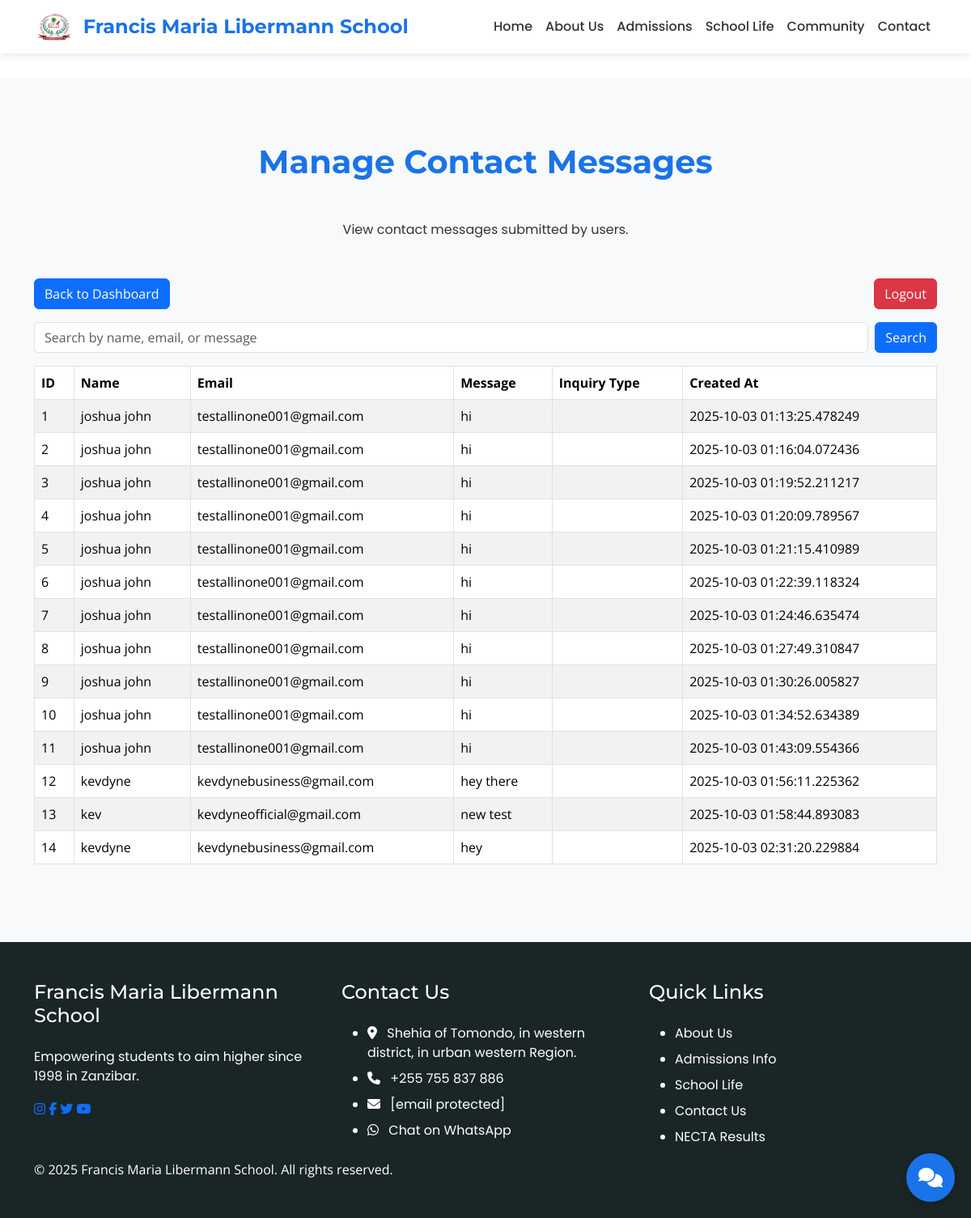
The app's page /admin/contacts (signed in), older data.
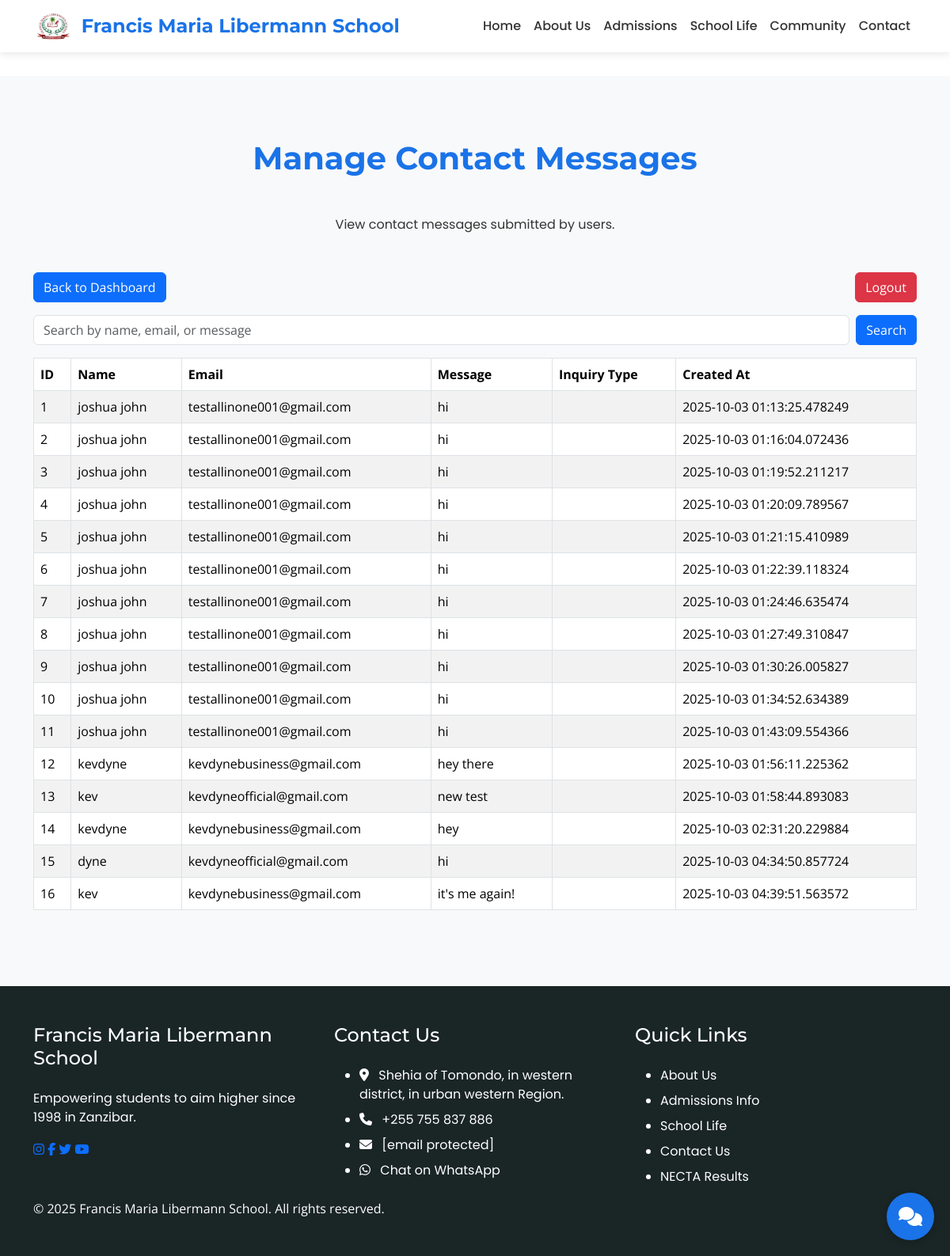
The same page, newer data.
### app/models.py (models this page shows, shortened)
class Contact(db.Model):
    id = db.Column(db.Integer, primary_key=True)
    name = db.Column(db.String(100), nullable=False)
    email = db.Column(db.String(120), nullable=False)
    message = db.Column(db.Text, nullable=False)
    created_at = db.Column(db.DateTime, default=datetime.utcnow)

### app/routes.py (the view, shortened to what this page needs)
@main.route('/admin/contacts', methods=['GET', 'POST'])
@login_required
def admin_contacts():
    search_query = request.form.get('search', '') if request.method == 'POST' else ''
    if search_query:
        contacts = Contact.query.filter(
            (Contact.name.ilike(f'%{search_query}%')) |
            (Contact.email.ilike(f'%{search_query}%')) |
            (Contact.message.ilike(f'%{search_query}%'))
        ).all()
    else:
        contacts = Contact.query.all()
    return render_template('admin_contacts.html', contacts=contacts, search_query=search_query)

### app/templates/admin_contacts.html
{% extends "base.html" %}
{% block content %}
<section class="section bg-light">
    <div class="container">
        <h2 class="section-title">Manage Contact Messages</h2>
        <p class="text-center mb-5">View contact messages submitted by users.</p>
        <div class="row mb-3">
            <div class="col-md-12">
                <a href="{{ url_for('main.admin_dashboard') }}" class="btn btn-primary">Back to Dashboard</a>
                <a href="{{ url_for('main.admin_logout') }}" class="btn btn-danger float-end">Logout</a>
            </div>
        </div>
        <div class="row mb-3">
            <div class="col-md-12">
                <form method="POST" class="d-flex">
                    <input type="text" name="search" class="form-control me-2" placeholder="Search by name, email, or message" value="{{ search_query }}">
                    <button type="submit" class="btn btn-primary">Search</button>
                </form>
            </div>
        </div>
        <div class="row">
            <div class="col-md-12">
                <table class="table table-bordered table-striped">
                    <thead>
                        <tr>
                            <th>ID</th>
                            <th>Name</th>
                            <th>Email</th>
                            <th>Message</th>
                            <th>Inquiry Type</th>
                            <th>Created At</th>
                        </tr>
                    </thead>
                    <tbody>
                        {% for contact in contacts %}
                        <tr>
                            <td>{{ contact.id }}</td>
                            <td>{{ contact.name }}</td>
                            <td>{{ contact.email }}</td>
                            <td>{{ contact.message }}</td>
                            <td>{{ contact.inquiry_type }}</td>
                            <td>{{ contact.created_at }}</td>
                        </tr>
                        {% endfor %}
                    </tbody>
                </table>
            </div>
        </div>
    </div>
</section>
{% endblock %}

### app/templates/base.html (shortened to what this page needs)
<!DOCTYPE html>
<html lang="en">
<head>
    <link rel="stylesheet" href="https://cdnjs.cloudflare.com/ajax/libs/font-awesome/6.5.1/css/all.min.css">
    <link href="https://cdn.jsdelivr.net/npm/bootstrap@5.3.3/dist/css/bootstrap.min.css" rel="stylesheet">
    <link rel="stylesheet" href="https://unpkg.com/aos@2.3.1/dist/aos.css">
    <link rel="stylesheet" href="{{ url_for('static', filename='styles.css') }}">
</head>
<body>
    <div id="content" style="display: none;">
        <nav class="navbar navbar-expand-lg navbar-light fixed-top" id="mainNav">
            <div class="container">
                <a class="navbar-brand" href="{{ url_for('main.index') }}" data-translate="Francis Maria Libermann School">
                    <img src="{{ url_for('static', filename='assets/logo.jpeg') }}" alt="FML Logo" style="height: 40px; display: inline-block; vertical-align: middle; margin-right: 10px;">
                    Francis Maria Libermann School
                </a>
                <div class="collapse navbar-collapse" id="navbarNav">
                    <ul class="navbar-nav ms-auto">
                        <li class="nav-item">
                            <a class="nav-link {% if current_page == 'index' %}active{% endif %}" href="{{ url_for('main.index') }}" data-translate="Home">Home</a>
                        </li>
                        <li class="nav-item">
                            <a class="nav-link {% if current_page == 'about' %}active{% endif %}" href="{{ url_for('main.index') }}#about" data-translate="About Us">About Us</a>
                        </li>
                        <li class="nav-item">
                            <a class="nav-link {% if current_page == 'admissions' %}active{% endif %}" href="{{ url_for('main.admissions') }}" data-translate="Admissions">Admissions</a>
                        </li>
                        <li class="nav-item">
                            <a class="nav-link {% if current_page == 'school-life' %}active{% endif %}" href="{{ url_for('main.school_life') }}" data-translate="School Life">School Life</a>
                        </li>
                        <li class="nav-item">
                            <a class="nav-link {% if current_page == 'community' %}active{% endif %}" href="{{ url_for('main.community') }}" data-translate="Community">Community</a>
                        </li>
                        <li class="nav-item">
                            <a class="nav-link {% if current_page == 'contact' %}active{% endif %}" href="{{ url_for('main.contact') }}" data-translate="Contact">Contact</a>
                        </li>
                    </ul>
                </div>
            </div>
        </nav>
        <div class="container mt-5 pt-5" id="flashMessages">
        </div>
        {% block content %}{% endblock %}
        <footer class="footer">
            <div class="container">
                <div class="row">
                    <div class="col-lg-4 mb-4 mb-lg-0">
                        <h4 data-translate="Francis Maria Libermann School">Francis Maria Libermann School</h4>
                        <p data-translate="Empowering students to aim higher since 1998 in Zanzibar.">
                            Empowering students to aim higher since 1998 in Zanzibar.
                        </p>
                        <div class="social-links">
                            <a href="https://www.instagram.com/fmlibermann/?hl=en" target="_blank" aria-label="Instagram"><i class="fab fa-instagram"></i></a>
                            <a href="#" aria-label="Facebook"><i class="fab fa-facebook-f"></i></a>
                            <a href="#" aria-label="Twitter"><i class="fab fa-twitter"></i></a>
                            <a href="#" aria-label="YouTube"><i class="fab fa-youtube"></i></a>
                        </div>
                    </div>
                    <div class="col-lg-4 mb-4 mb-lg-0">
                        <h4 data-translate="Contact Us">Contact Us</h4>
                        <ul class="footer-links">
                            <li><i class="fas fa-map-marker-alt me-2" aria-hidden="true"></i> <span data-translate="Shehia of Tomondo, in western district, in urban western Region.">Shehia of Tomondo, in western district, in urban western Region.</span></li>
                            <li><i class="fas fa-phone me-2" aria-hidden="true"></i> <span data-translate="+255 755 837 886">+255 755 837 886</span></li>
                            <li><i class="fas fa-envelope me-2" aria-hidden="true"></i> <span data-translate="info@maristboys.ac.tz"><a href="/cdn-cgi/l/email-protection" class="__cf_email__" data-cfemail="b7ded9d1d8f7dad6c5dec4c3d5d8cec499d6d499c3cd">[email protected]</a></span></li>
                            <li><i class="fab fa-whatsapp me-2" aria-hidden="true"></i> <a href="https://wa.me/255742901900?text=Hello,%20I%20need%20assistance%20with%20Francis%20Maria%20Libermann%20School!" target="_blank" data-translate="Chat on WhatsApp">Chat on WhatsApp</a></li>
                        </ul>
                    </div>
                    <div class="col-lg-4">
                        <h4 data-translate="Quick Links">Quick Links</h4>
                        <ul class="footer-links">
                            <li><a href="{{ url_for('main.index') }}#about" data-translate="About Us">About Us</a></li>
                            <li><a href="{{ url_for('main.admissions') }}" data-translate="Admissions Info">Admissions Info</a></li>
                            <li><a href="{{ url_for('main.school_life') }}" data-translate="School Life">School Life</a></li>
                            <li><a href="{{ url_for('main.contact') }}" data-translate="Contact Us">Contact Us</a></li>
                            <li><a href="https://matokeo.necta.go.tz/" target="_blank" data-translate="NECTA Results">NECTA Results</a></li>
                        </ul>
                    </div>
                </div>
                <div class="copyright" data-translate="© 2025 Francis Maria Libermann School. All rights reserved.">
                    © 2025 Francis Maria Libermann School. All rights reserved.
                </div>
            </div>
        </footer>
        <div class="chatbot">
            <button class="chatbot-toggle" aria-label="Open Chatbot">
                <i class="fas fa-comments" aria-hidden="true"></i>
            </button>
        </div>
    </div>
</body>
</html>

### app/static/styles.css (style rules this page uses)
body { font-family: 'Open Sans', sans-serif; color: #333; margin: 0; padding: 0; overflow-x: hidden; overflow-y: hidden; transition: overflow-y 0.3s ease; }
body.loaded { overflow-y: auto; }
h1, h2, h3, h4, h5, h6 { font-family: 'Montserrat', sans-serif; }
p, a, li { font-family: 'Poppins', sans-serif; }
#content { opacity: 0; transition: opacity 0.5s ease; }
#content.visible { opacity: 1; }
.navbar { transition: all 0.3s ease; background: rgba(255, 255, 255, 0.95); box-shadow: 0 2px 10px rgba(0, 0, 0, 0.1); position: fixed; width: 100%; z-index: 1000; }
.navbar-brand { font-family: 'Montserrat', sans-serif; font-weight: 700; font-size: 1.5rem; color: #1a73e8 !important; transition: color 0.3s ease; display: flex; align-items: center; }
.navbar-brand img { height: 40px; margin-right: 10px; transition: height 0.3s ease; }
.nav-item { position: relative; }
.nav-link { font-family: 'Poppins', sans-serif; font-weight: 500; font-size: 1rem; color: #333 !important; padding: 10px 15px; transition: color 0.3s ease; position: relative; display: inline-block; }
.nav-link::after { content: ''; position: absolute; width: 0; height: 2px; bottom: 0; left: 0; background-color: #1a73e8; transition: width 0.3s ease; }
.section { padding: 5rem 0; }
.section-title { font-size: 2.5rem; font-weight: 700; text-align: center; margin-bottom: 3rem; color: #1a73e8; }
.footer { background: #1a2526; color: #fff; padding: 3rem 0; }
.footer h4 { font-size: 1.5rem; margin-bottom: 1.5rem; }
.footer-links li { margin-bottom: 0.5rem; }
.footer-links a { color: #fff; text-decoration: none; transition: color 0.3s ease; }
.chatbot { position: fixed; bottom: 20px; right: 20px; z-index: 1000; }
.chatbot-toggle { background: #1a73e8; color: #fff; border: none; width: 60px; height: 60px; border-radius: 50%; display: flex; justify-content: center; align-items: center; font-size: 1.5rem; cursor: pointer; box-shadow: 0 2px 10px rgba(0, 0, 0, 0.2); transition: background 0.3s ease; }

Row changes from the older to the newer data that the page shows:
added Contact: id "15", name "dyne", email "kevdyneofficial@gmail.com", message "hi", created_at "2025-10-03 04:34:50.857724"
added Contact: id "16", name "kev", email "kevdynebusiness@gmail.com", message "it's me again!", created_at "2025-10-03 04:39:51.563572"
